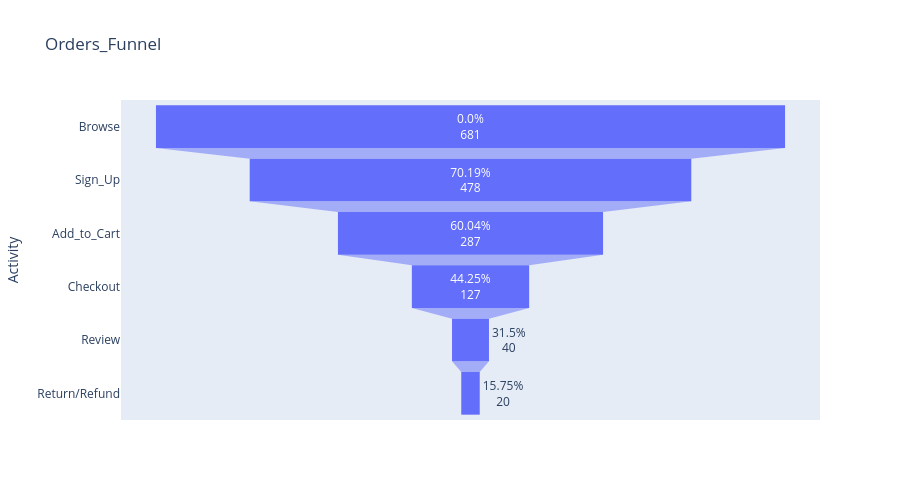

The code cell stored with this chart in its notebook:
### Code cell
fig = px.funnel(data_frame=funnel,y='Activity',x='count',text='Conversion%',
                hover_data='Avg_DayDiff',title='Orders_Funnel',height=500)
fig.show()

### Figure 1 — Plotly figure (JSON) as saved in the notebook; plotly's stock layout.template omitted (floating-point values rounded to 4 significant figures)
{"data": [{"customdata": [[0.0], [2.52], [0.86], [14.43], [2.62], [3.4]], "hovertemplate": "count=%{x}<br>Activity=%{y}<br>Conversion%=%{text}<br>Avg_DayDiff=%{customdata[0]}<extra></extra>", "legendgroup": "", "marker": {"color": "#636efa"}, "name": "", "orientation": "h", "showlegend": false, "text": ["0.0%", "70.19%", "60.04%", "44.25%", "31.5%", "15.75%"], "type": "funnel", "x": [681, 478, 287, 127, 40, 20], "xaxis": "x", "y": ["Browse", "Sign_Up", "Add_to_Cart", "Checkout", "Review", "Return/Refund"], "yaxis": "y"}], "layout": {"height": 500, "legend": {"tracegroupgap": 0}, "title": {"text": "Orders_Funnel"}, "xaxis": {"anchor": "y", "domain": [0, 1], "title": {"text": "count"}}, "yaxis": {"anchor": "x", "domain": [0, 1], "title": {"text": "Activity"}}}}
